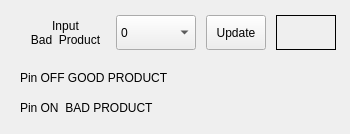
          <widget class="QWidget" name="ControlTab">
           <attribute name="title">
            <string>IO</string>
           </attribute>
           <widget class="QWidget" name="layoutWidget">
            <property name="geometry">
             <rect>
              <x>20</x>
              <y>10</y>
              <width>321</width>
              <height>45</height>
             </rect>
            </property>
            <layout class="QHBoxLayout" name="horizontalLayout_26">
             <property name="spacing">
              <number>10</number>
             </property>
             <property name="leftMargin">
              <number>5</number>
             </property>
             <property name="topMargin">
              <number>5</number>
             </property>
             <property name="rightMargin">
              <number>5</number>
             </property>
             <property name="bottomMargin">
              <number>5</number>
             </property>
             <item>
              <widget class="QLabel" name="label_44">
               <property name="text">
                <string>Input
Bad  Product</string>
               </property>
               <property name="alignment">
                <set>Qt::AlignCenter</set>
               </property>
              </widget>
             </item>
             <item>
              <widget class="QComboBox" name="Pnp_InputPinBad">
               <property name="sizePolicy">
                <sizepolicy hsizetype="Preferred" vsizetype="Preferred">
                 <horstretch>0</horstretch>
                 <verstretch>0</verstretch>
                </sizepolicy>
               </property>
               <property name="maximumSize">
                <size>
                 <width>500</width>
                 <height>50</height>
                </size>
               </property>
               <item>
                <property name="text">
                 <string>0</string>
                </property>
               </item>
               <item>
                <property name="text">
                 <string>1</string>
                </property>
               </item>
               <item>
                <property name="text">
                 <string>2</string>
                </property>
               </item>
               <item>
                <property name="text">
                 <string>3</string>
                </property>
               </item>
               <item>
                <property name="text">
                 <string>4</string>
                </property>
               </item>
               <item>
                <property name="text">
                 <string>5</string>
                </property>
               </item>
               <item>
                <property name="text">
                 <string>6</string>
                </property>
               </item>
               <item>
                <property name="text">
                 <string>7</string>
                </property>
               </item>
               <item>
                <property name="text">
                 <string>8</string>
                </property>
               </item>
               <item>
                <property name="text">
                 <string>9</string>
                </property>
               </item>
               <item>
                <property name="text">
                 <string>NONE</string>
                </property>
               </item>
              </widget>
             </item>
             <item>
              <widget class="QPushButton" name="btnUpdatePinBad">
               <property name="minimumSize">
                <size>
                 <width>0</width>
                 <height>35</height>
                </size>
               </property>
               <property name="maximumSize">
                <size>
                 <width>60</width>
                 <height>16777215</height>
                </size>
               </property>
               <property name="text">
                <string>Update</string>
               </property>
              </widget>
             </item>
             <item>
              <widget class="QLabel" name="StatusIN">
               <property name="sizePolicy">
                <sizepolicy hsizetype="Fixed" vsizetype="Minimum">
                 <horstretch>0</horstretch>
                 <verstretch>0</verstretch>
                </sizepolicy>
               </property>
               <property name="minimumSize">
                <size>
                 <width>60</width>
                 <height>30</height>
                </size>
               </property>
               <property name="baseSize">
                <size>
                 <width>0</width>
                 <height>0</height>
                </size>
               </property>
               <property name="frameShape">
                <enum>QFrame::Box</enum>
               </property>
               <property name="text">
                <string/>
               </property>
              </widget>
             </item>
            </layout>
           </widget>
           <widget class="QLabel" name="label_45">
            <property name="geometry">
             <rect>
              <x>20</x>
              <y>60</y>
              <width>171</width>
              <height>35</height>
             </rect>
            </property>
            <property name="text">
             <string>Pin OFF GOOD PRODUCT</string>
            </property>
           </widget>
           <widget class="QLabel" name="label_46">
            <property name="geometry">
             <rect>
              <x>20</x>
              <y>90</y>
              <width>171</width>
              <height>35</height>
             </rect>
            </property>
            <property name="text">
             <string>Pin ON  BAD PRODUCT</string>
            </property>
           </widget>
          </widget>
